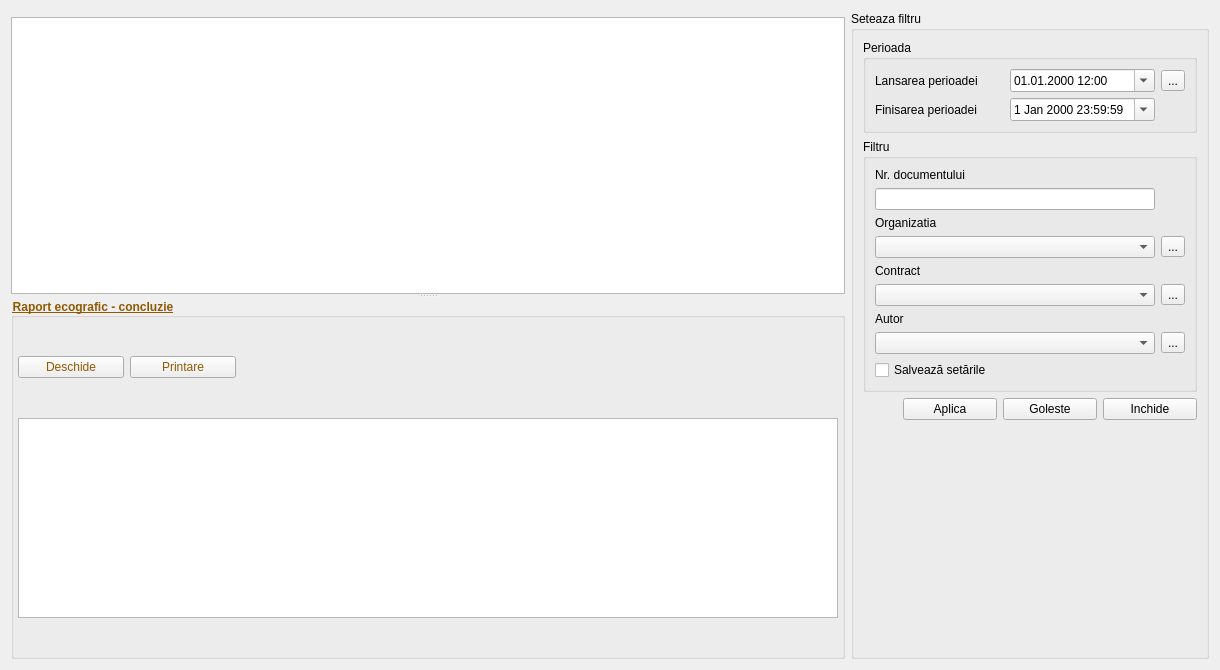
<?xml version="1.0" encoding="UTF-8"?>
<ui version="4.0">
 <class>Form</class>
 <widget class="QWidget" name="Form">
  <property name="geometry">
   <rect>
    <x>0</x>
    <y>0</y>
    <width>1220</width>
    <height>670</height>
   </rect>
  </property>
  <property name="windowTitle">
   <string>Form</string>
  </property>
  <layout class="QGridLayout" name="gridLayout_5">
   <item row="0" column="0">
    <layout class="QHBoxLayout" name="layoutToolBar"/>
   </item>
   <item row="0" column="1" rowspan="2">
    <widget class="QGroupBox" name="groupBoxFilter">
     <property name="sizePolicy">
      <sizepolicy hsizetype="Fixed" vsizetype="Preferred">
       <horstretch>0</horstretch>
       <verstretch>0</verstretch>
      </sizepolicy>
     </property>
     <property name="title">
      <string>Seteaza filtru</string>
     </property>
     <layout class="QGridLayout" name="gridLayout_3">
      <item row="0" column="0">
       <widget class="QGroupBox" name="groupPeriod">
        <property name="title">
         <string>Perioada</string>
        </property>
        <layout class="QGridLayout" name="gridLayout">
         <item row="0" column="0">
          <widget class="QLabel" name="label">
           <property name="font">
            <font>
             <family>Segoe UI</family>
             <bold>false</bold>
            </font>
           </property>
           <property name="text">
            <string>Lansarea perioadei</string>
           </property>
          </widget>
         </item>
         <item row="0" column="1">
          <widget class="QDateTimeEdit" name="dateStart">
           <property name="sizePolicy">
            <sizepolicy hsizetype="Minimum" vsizetype="Fixed">
             <horstretch>0</horstretch>
             <verstretch>0</verstretch>
            </sizepolicy>
           </property>
           <property name="font">
            <font>
             <family>Segoe UI</family>
             <bold>false</bold>
            </font>
           </property>
           <property name="dateTime">
            <datetime>
             <hour>12</hour>
             <minute>0</minute>
             <second>0</second>
             <year>2000</year>
             <month>1</month>
             <day>1</day>
            </datetime>
           </property>
           <property name="displayFormat">
            <string>dd.MM.yyyy HH:mm</string>
           </property>
           <property name="calendarPopup">
            <bool>true</bool>
           </property>
          </widget>
         </item>
         <item row="1" column="1">
          <widget class="QDateTimeEdit" name="dateEnd">
           <property name="font">
            <font>
             <family>Segoe UI</family>
             <bold>false</bold>
            </font>
           </property>
           <property name="dateTime">
            <datetime>
             <hour>23</hour>
             <minute>59</minute>
             <second>59</second>
             <year>2000</year>
             <month>1</month>
             <day>1</day>
            </datetime>
           </property>
           <property name="calendarPopup">
            <bool>true</bool>
           </property>
          </widget>
         </item>
         <item row="1" column="0">
          <widget class="QLabel" name="label_2">
           <property name="font">
            <font>
             <family>Segoe UI</family>
             <bold>false</bold>
            </font>
           </property>
           <property name="text">
            <string>Finisarea perioadei</string>
           </property>
          </widget>
         </item>
         <item row="0" column="2">
          <widget class="QToolButton" name="btnSelectPeriod">
           <property name="minimumSize">
            <size>
             <width>0</width>
             <height>0</height>
            </size>
           </property>
           <property name="text">
            <string>...</string>
           </property>
          </widget>
         </item>
        </layout>
       </widget>
      </item>
      <item row="1" column="0">
       <widget class="QGroupBox" name="groupBoxItemFilter">
        <property name="title">
         <string>Filtru</string>
        </property>
        <layout class="QGridLayout" name="gridLayout_2">
         <item row="1" column="0">
          <widget class="QLineEdit" name="numberDoc"/>
         </item>
         <item row="0" column="0">
          <widget class="QLabel" name="label_3">
           <property name="font">
            <font>
             <family>Segoe UI</family>
             <bold>false</bold>
            </font>
           </property>
           <property name="text">
            <string>Nr. documentului</string>
           </property>
          </widget>
         </item>
         <item row="7" column="0">
          <widget class="QComboBox" name="comboUsers"/>
         </item>
         <item row="4" column="0">
          <widget class="QLabel" name="label_5">
           <property name="font">
            <font>
             <family>Segoe UI</family>
             <bold>false</bold>
            </font>
           </property>
           <property name="text">
            <string>Contract</string>
           </property>
          </widget>
         </item>
         <item row="3" column="0">
          <widget class="QComboBox" name="comboOrganizations">
           <property name="font">
            <font>
             <family>Segoe UI</family>
             <bold>false</bold>
            </font>
           </property>
          </widget>
         </item>
         <item row="3" column="1">
          <widget class="QToolButton" name="openCatOrganization">
           <property name="text">
            <string>...</string>
           </property>
           <property name="icon">
            <iconset resource="../../resources/resource.qrc">
             <normaloff>:/img/catalogs/open_catalog.png</normaloff>:/img/catalogs/open_catalog.png</iconset>
           </property>
          </widget>
         </item>
         <item row="6" column="0">
          <widget class="QLabel" name="label_6">
           <property name="font">
            <font>
             <family>Segoe UI</family>
             <bold>false</bold>
            </font>
           </property>
           <property name="text">
            <string>Autor</string>
           </property>
          </widget>
         </item>
         <item row="7" column="1">
          <widget class="QToolButton" name="openCatUser">
           <property name="text">
            <string>...</string>
           </property>
           <property name="icon">
            <iconset resource="../../resources/resource.qrc">
             <normaloff>:/img/catalogs/open_catalog.png</normaloff>:/img/catalogs/open_catalog.png</iconset>
           </property>
          </widget>
         </item>
         <item row="5" column="0">
          <widget class="QComboBox" name="comboContracts">
           <property name="font">
            <font>
             <family>Segoe UI</family>
             <bold>false</bold>
            </font>
           </property>
          </widget>
         </item>
         <item row="5" column="1">
          <widget class="QToolButton" name="openCatContract">
           <property name="text">
            <string>...</string>
           </property>
           <property name="icon">
            <iconset resource="../../resources/resource.qrc">
             <normaloff>:/img/catalogs/open_catalog.png</normaloff>:/img/catalogs/open_catalog.png</iconset>
           </property>
          </widget>
         </item>
         <item row="2" column="0">
          <widget class="QLabel" name="label_4">
           <property name="font">
            <font>
             <family>Segoe UI</family>
             <bold>false</bold>
            </font>
           </property>
           <property name="text">
            <string>Organizatia</string>
           </property>
          </widget>
         </item>
         <item row="8" column="0">
          <widget class="QCheckBox" name="saveFilter">
           <property name="text">
            <string>Salvează setările</string>
           </property>
          </widget>
         </item>
        </layout>
       </widget>
      </item>
      <item row="2" column="0">
       <layout class="QHBoxLayout" name="horizontalLayout_2">
        <item>
         <spacer name="horizontalSpacer">
          <property name="orientation">
           <enum>Qt::Orientation::Horizontal</enum>
          </property>
          <property name="sizeHint" stdset="0">
           <size>
            <width>40</width>
            <height>20</height>
           </size>
          </property>
         </spacer>
        </item>
        <item>
         <widget class="QPushButton" name="btnApplyFilter">
          <property name="minimumSize">
           <size>
            <width>94</width>
            <height>0</height>
           </size>
          </property>
          <property name="font">
           <font>
            <family>Segoe UI</family>
            <bold>false</bold>
           </font>
          </property>
          <property name="text">
           <string>Aplica</string>
          </property>
          <property name="icon">
           <iconset resource="../../resources/resource.qrc">
            <normaloff>:/img/btns/valide.png</normaloff>:/img/btns/valide.png</iconset>
          </property>
         </widget>
        </item>
        <item>
         <widget class="QPushButton" name="btnClearFilter">
          <property name="minimumSize">
           <size>
            <width>94</width>
            <height>0</height>
           </size>
          </property>
          <property name="font">
           <font>
            <family>Segoe UI</family>
            <bold>false</bold>
           </font>
          </property>
          <property name="text">
           <string>Goleste</string>
          </property>
          <property name="icon">
           <iconset resource="../../resources/resource.qrc">
            <normaloff>:/img/actions/trash.png</normaloff>:/img/actions/trash.png</iconset>
          </property>
         </widget>
        </item>
        <item>
         <widget class="QPushButton" name="btnCloseFilter">
          <property name="minimumSize">
           <size>
            <width>94</width>
            <height>0</height>
           </size>
          </property>
          <property name="font">
           <font>
            <family>Segoe UI</family>
            <bold>false</bold>
           </font>
          </property>
          <property name="text">
           <string>Inchide</string>
          </property>
          <property name="icon">
           <iconset resource="../../resources/resource.qrc">
            <normaloff>:/img/btns/close.png</normaloff>:/img/btns/close.png</iconset>
          </property>
         </widget>
        </item>
       </layout>
      </item>
      <item row="3" column="0">
       <spacer name="verticalSpacer">
        <property name="orientation">
         <enum>Qt::Orientation::Vertical</enum>
        </property>
        <property name="sizeHint" stdset="0">
         <size>
          <width>20</width>
          <height>143</height>
         </size>
        </property>
       </spacer>
      </item>
     </layout>
    </widget>
   </item>
   <item row="1" column="0">
    <widget class="QSplitter" name="splitter">
     <property name="orientation">
      <enum>Qt::Orientation::Vertical</enum>
     </property>
     <widget class="QTableView" name="tableView"/>
     <widget class="QGroupBox" name="groupBox_table_report">
      <property name="font">
       <font>
        <family>.AppleSystemUIFont</family>
        <bold>true</bold>
        <underline>true</underline>
       </font>
      </property>
      <property name="styleSheet">
       <string notr="true">color: rgb(143, 89, 2);</string>
      </property>
      <property name="title">
       <string>Raport ecografic - concluzie</string>
      </property>
      <layout class="QGridLayout" name="gridLayout_4">
       <property name="leftMargin">
        <number>4</number>
       </property>
       <property name="topMargin">
        <number>4</number>
       </property>
       <property name="rightMargin">
        <number>4</number>
       </property>
       <property name="bottomMargin">
        <number>4</number>
       </property>
       <item row="0" column="1">
        <widget class="QPushButton" name="btnPrintReport">
         <property name="minimumSize">
          <size>
           <width>106</width>
           <height>0</height>
          </size>
         </property>
         <property name="text">
          <string>Printare</string>
         </property>
         <property name="icon">
          <iconset resource="../../resources/resource.qrc">
           <normaloff>:/img/actions/print.png</normaloff>:/img/actions/print.png</iconset>
         </property>
        </widget>
       </item>
       <item row="1" column="0" colspan="3">
        <widget class="QTableView" name="tableReport">
         <property name="sizePolicy">
          <sizepolicy hsizetype="Expanding" vsizetype="Preferred">
           <horstretch>0</horstretch>
           <verstretch>0</verstretch>
          </sizepolicy>
         </property>
         <property name="maximumSize">
          <size>
           <width>16777215</width>
           <height>200</height>
          </size>
         </property>
         <property name="font">
          <font>
           <bold>false</bold>
           <underline>false</underline>
          </font>
         </property>
        </widget>
       </item>
       <item row="0" column="0">
        <widget class="QPushButton" name="btnOpenReport">
         <property name="minimumSize">
          <size>
           <width>106</width>
           <height>0</height>
          </size>
         </property>
         <property name="text">
          <string>Deschide</string>
         </property>
         <property name="icon">
          <iconset resource="../../resources/resource.qrc">
           <normaloff>:/img/catalogs/open_catalog.png</normaloff>:/img/catalogs/open_catalog.png</iconset>
         </property>
        </widget>
       </item>
       <item row="0" column="2">
        <spacer name="horizontalSpacer_2">
         <property name="orientation">
          <enum>Qt::Orientation::Horizontal</enum>
         </property>
         <property name="sizeHint" stdset="0">
          <size>
           <width>40</width>
           <height>20</height>
          </size>
         </property>
        </spacer>
       </item>
      </layout>
     </widget>
    </widget>
   </item>
  </layout>
 </widget>
 <resources>
  <include location="../../resources/resource.qrc"/>
 </resources>
 <connections/>
</ui>
